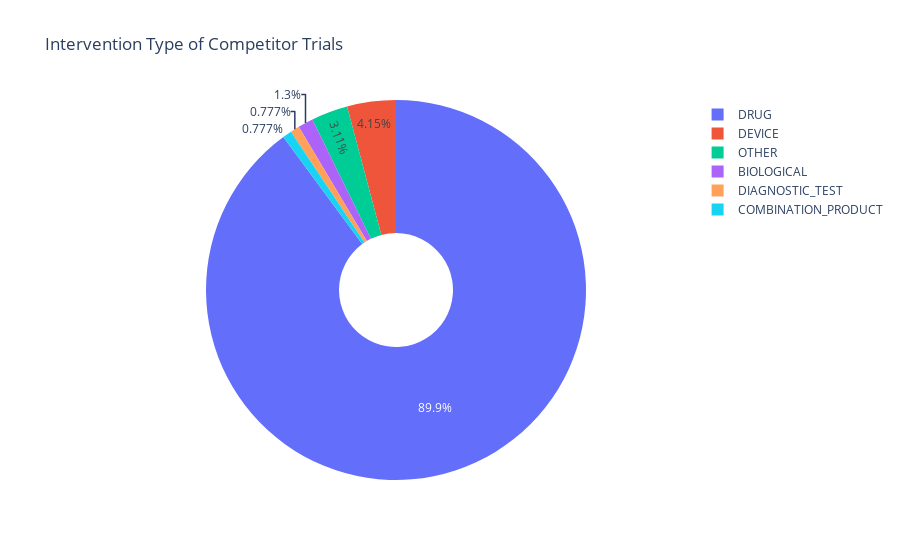

The notebook cell saved with this chart:
### Code cell
intervention_type_pie_chart()

### Figure 1 — Plotly figure (JSON) as saved in the notebook; plotly's stock layout.template omitted (floating-point values rounded to 4 significant figures)
{"data": [{"hole": 0.3, "labels": ["DRUG", "DEVICE", "OTHER", "BIOLOGICAL", "DIAGNOSTIC_TEST", "COMBINATION_PRODUCT"], "type": "pie", "values": [347, 16, 12, 5, 3, 3]}], "layout": {"title": {"text": "Intervention Type of Competitor Trials"}}}
